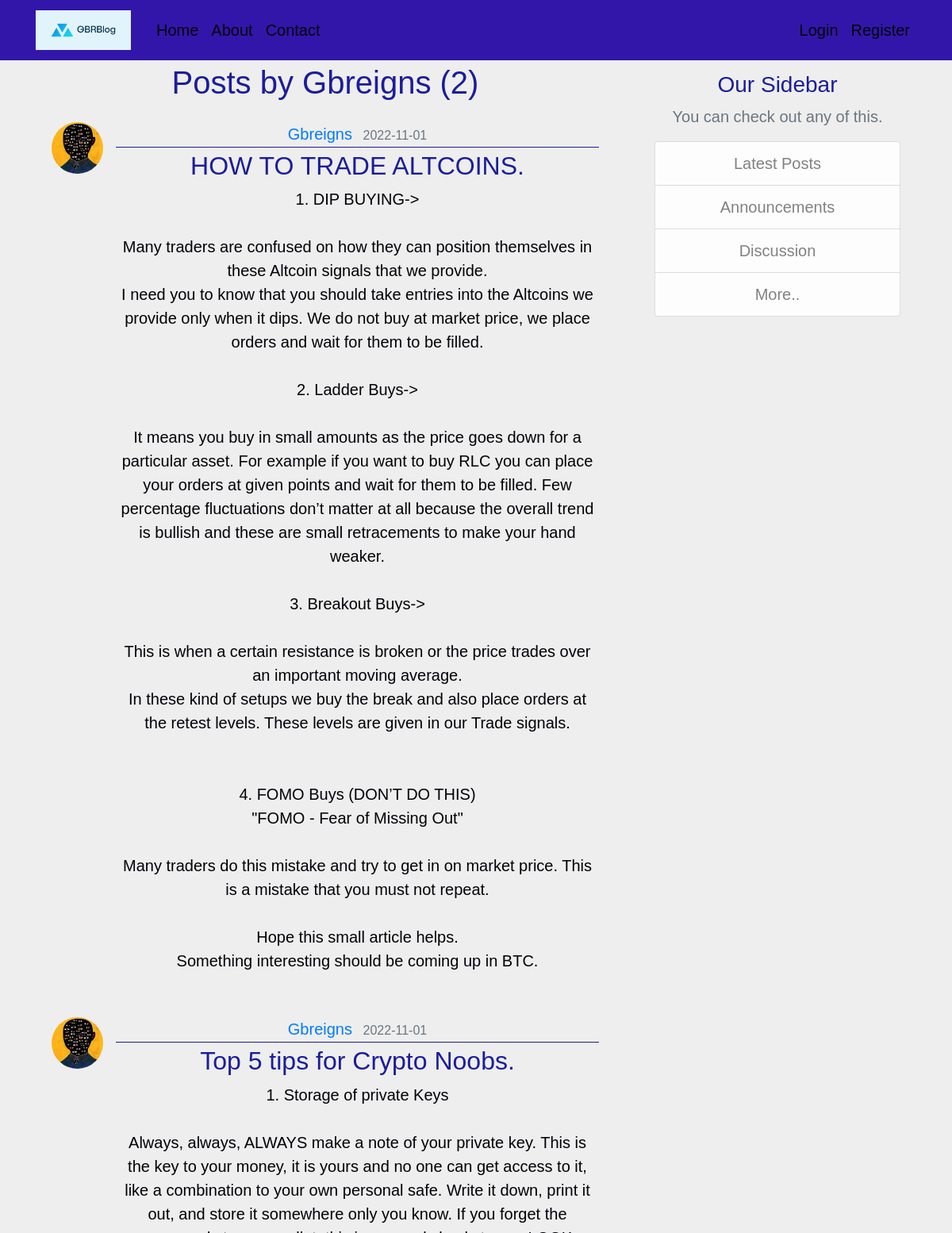
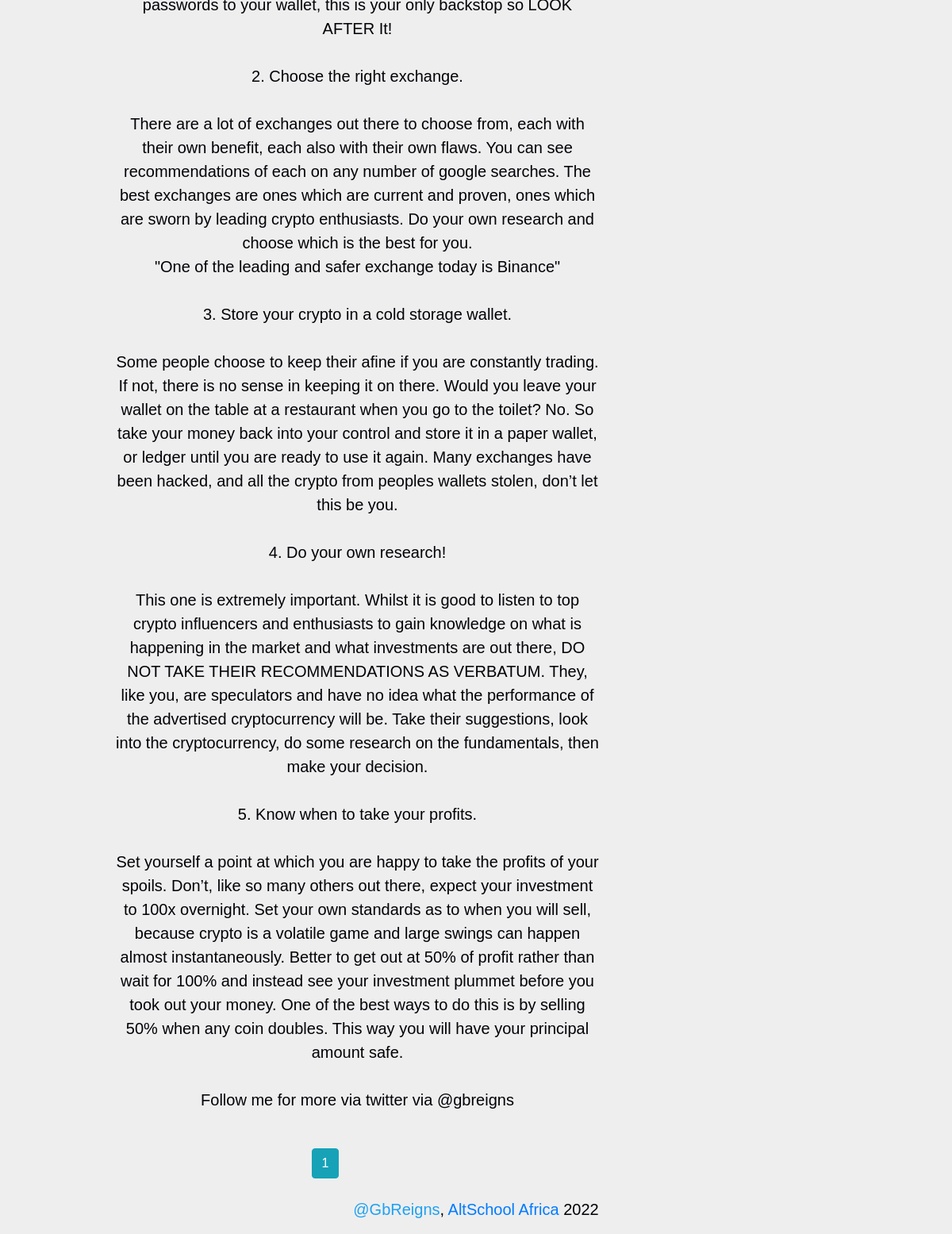
The page /user/Gbreigns on the database its author committed (2 pictures, top to bottom).
### flaskblog/models.py (models this page shows, shortened)
class User(db.Model, UserMixin):
    id = db.Column(db.Integer, primary_key=True)
    username = db.Column(db.String(20), unique=True, nullable=False)
    first_name = db.Column(db.String(50), nullable=False)
    last_name = db.Column(db.String(50), nullable=False)
    email = db.Column(db.String(120), unique=True, nullable=False)
    image_file = db.Column(db.String(20), nullable=False, default='default.jpg')
    password = db.Column(db.String(60), nullable=False)
    posts = db.relationship('Post', backref='author', lazy=True)

class Post(db.Model):
    id = db.Column(db.Integer, primary_key=True)
    title = db.Column(db.String(100), nullable=False)
    date_posted = db.Column(db.DateTime, nullable=False, default=datetime.utcnow)
    content = db.Column(db.Text, nullable=False)
    user_id = db.Column(db.Integer, db.ForeignKey('user.id'), nullable=False)

### flaskblog/routes.py (the view)
@app.route("/user/<string:username>")
def user_posts(username):
    page = request.args.get('page', 1, type=int)
    user = User.query.filter_by(username=username).first_or_404()
    posts = Post.query.filter_by(author=user)\
        .order_by(Post.date_posted.desc())\
        .paginate(page=page, per_page=5)
    return render_template('user_posts.html', posts=posts, user=user)

### flaskblog/templates/user_posts.html
{% extends "layout.html" %}
{% block content %}
    <h1 class="mb-3">Posts by {{ user.username }} ({{ posts.total }})</h1>
    {% for post in posts.items %}
        <article class="media content-section">
          <img class="rounded-circle article-img" src="{{ url_for('static', filename='profile_pics/' + post.author.image_file) }}">
          <div class="media-body">
            <div class="article-metadata">
              <a class="mr-2" href="{{ url_for('user_posts', username=post.author.username) }}">{{ post.author.username }}</a>
              <small class="text-muted">{{ post.date_posted.strftime('%Y-%m-%d') }}</small>
            </div>
            <h2><a class="article-title" href="{{ url_for('post', post_id=post.id) }}">{{ post.title }}</a></h2>
            <p class="article-content">{{ post.content }}</p>
          </div>
        </article>
    {% endfor %}
    {% for page_num in posts.iter_pages(left_edge=1, right_edge=1, left_current=1, right_current=2) %}
      {% if page_num %}
        {% if posts.page == page_num %}
          <a class="btn btn-info mb-4" href="{{ url_for('user_posts', username=user.username, page=page_num) }}">{{ page_num }}</a>
        {% else %}
          <a class="btn btn-outline-info mb-4" href="{{ url_for('user_posts', username=user.username, page=page_num) }}">{{ page_num }}</a>
        {% endif %}
      {% else %}
        ...
      {% endif %}
    {% endfor %}
{% endblock content %}

### flaskblog/templates/layout.html (shortened to what this page needs)
<!DOCTYPE html>
<html>
<head>
    <link rel="stylesheet" href="https://maxcdn.bootstrapcdn.com/bootstrap/4.0.0/css/bootstrap.min.css">
    <link rel="stylesheet" type="text/css" href="{{ url_for('static', filename='main.css') }}">
</head>
<body>
    <header class="site-header">
      <nav class="navbar navbar-expand-md navbar-dark bg-steel fixed-top">
        <div class="container">
          <a class="navbar-brand mr-4" href="{{url_for('home')}}">
            <img
              src="{{url_for('static',filename= 'GBRBlog-logo/cover.png')}}"
              alt="Logo"
              width="120"
              height="50"
            />
          </a>
          <div class="collapse navbar-collapse" id="navbarToggle">
            <div class="navbar-nav mr-auto">
              <a class="nav-item nav-link" href="{{ url_for('home') }}">Home</a>
              <a class="nav-item nav-link" href="{{ url_for('about') }}">About</a>
              <a class="nav-item nav-link" href="{{ url_for('contact') }}">Contact</a>
            </div>
            <div class="navbar-nav">
              {% if current_user.is_authenticated %}
                <a class="nav-item nav-link" href="{{ url_for('new_post') }}">New Post</a>
                <a class="nav-item nav-link" href="{{ url_for('account') }}">Account</a>
                <a class="nav-item nav-link" href="{{ url_for('logout') }}">Logout</a>
              {% else %}
                <a class="nav-item nav-link" href="{{ url_for('login') }}">Login</a>
                <a class="nav-item nav-link" href="{{ url_for('register') }}">Register</a>
              {% endif %}
            </div>
          </div>
        </div>
      </nav>
    </header>
    <main role="main" class="container">
      <div class="row">
        <div class="col-md-8">
          {% block content %}{% endblock %}
        </div>
        <div class="col-md-4">
          <div class="content-section">
            <h3>Our Sidebar</h3>
            <p class='text-muted'>You can check out any of this.
              <ul class="list-group">
                <li class="list-group-item list-group-item-light">Latest Posts</li>
                <li class="list-group-item list-group-item-light">Announcements</li>
                <li class="list-group-item list-group-item-light">Discussion</li>
                <li class="list-group-item list-group-item-light">More..</li>
              </ul>
            </p>
          </div>
        </div>
      </div>
    </main>
    <footer>
      <p class="footer">
        <a href="https://twitter.com/GbReigns" class="twitter" target="_blank"
          >@GbReigns</a
        >,
        <a href="https://altschoolafrica.com/schools/engineering"
          >AltSchool Africa</a>
      </p>
    </footer>
</body>
</html>

### flaskblog/static/main.css (style rules this page uses)
* { font-family: Arial, Helvetica, sans-serif; box-sizing: border-box; padding: 0; margin: 0; }
body { margin: 0; text-align: center; background-color: #eee; color: rgb(1, 1, 7); font-size: 20px; margin-top: 5rem; background-repeat: no-repeat; background-position: center; background-size: cover; }
h1, h2, h3, h4, h5, h6 { color: #1b1d9b; }
.bg-steel { background-color: #3216aa; }
.site-header .navbar-nav .nav-link { color: #010005; }
.content-section { background: eee; padding: 10px 20px; border: 0px solid #dddddd; border-radius: 3px; margin-bottom: 20px; }
.article-title { color: #1b1d9b; }
.article-content { white-space: pre-line; }
.article-img { height: 65px; width: 65px; margin-right: 16px; }
.article-metadata { padding-bottom: 1px; margin-bottom: 4px; border-bottom: 1px solid #1b1d9b }
.twitter { text-decoration: none; color: #1da1f2; }

### rows shown on the page
User: username "Gbreigns"
Post: image_file (picture), author.username "Gbreigns", date_posted "2022-11-01", title "HOW TO TRADE ALTCOINS.", content "1. DIP BUYING-> Many traders are confused on how they can position themselves in these Altcoin signals that we provide. I need you to know that you should take entries into the Altcoins we provide only when it dips. We do not buy at market price, we place orders and wait for them to be filled. 2. Ladder Buys-> It means you buy in small amounts as the price goes down for a particular asset. For example if you want to buy RLC you can place your orders at given points and wait for them to be filled. Few percentage fluctuations don’t matter at all because the overall trend is bullish and these are small retracements to make your hand weaker. 3. Breakout Buys-> This is when a certain resistance…"
Post: image_file (picture), author.username "Gbreigns", date_posted "2022-11-01", title "Top 5 tips for Crypto Noobs.", content "1. Storage of private Keys Always, always, ALWAYS make a note of your private key. This is the key to your money, it is yours and no one can get access to it, like a combination to your own personal safe. Write it down, print it out, and store it somewhere only you know. If you forget the passwords to your wallet, this is your only backstop so LOOK AFTER It! 2. Choose the right exchange. There are a lot of exchanges out there to choose from, each with their own benefit, each also with their own flaws. You can see recommendations of each on any number of google searches. The best exchanges are ones which are current and proven, ones which are sworn by leading crypto enthusiasts. Do your own…"

### other values the page prints
{{ posts.total }} "2"
{{ page_num }} "1"
